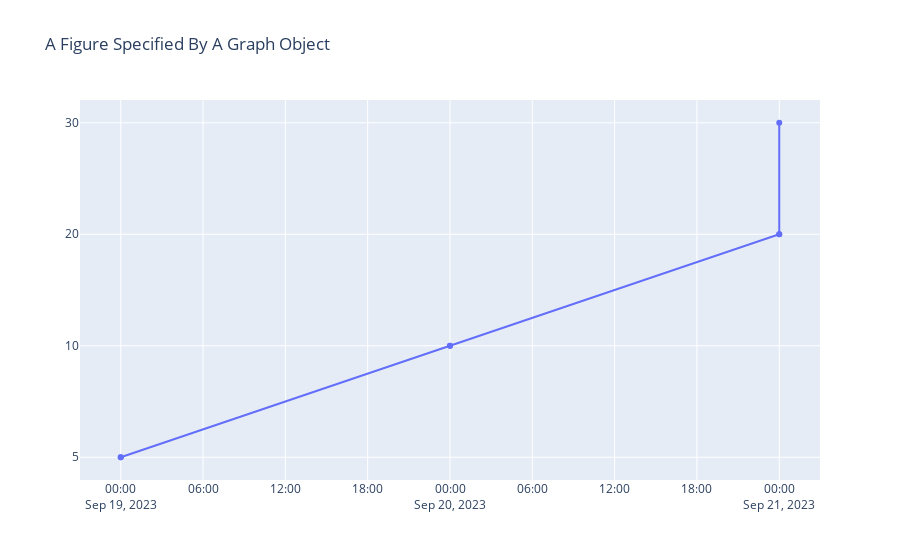

The notebook cell this image was saved under:
### Code cell
import plotly.express as px
import plotly.graph_objects as go

fig = go.Figure(
    data=[go.Line(x=df_synth['date'], y=df_synth['reps'])],
        layout=go.Layout(
        title=go.layout.Title(text="A Figure Specified By A Graph Object")
    )
)
fig.show()

### Figure 1 — Plotly figure (JSON) as saved in the notebook; plotly's stock layout.template omitted (floating-point values rounded to 4 significant figures)
{"data": [{"type": "scatter", "x": ["2023-09-19T00:00:00", "2023-09-19T00:00:00", "2023-09-20T00:00:00", "2023-09-21T00:00:00", "2023-09-20T00:00:00", "2023-09-21T00:00:00", "2023-09-21T00:00:00"], "y": [5, 5, "10", "20", "10", "20", "30"]}], "layout": {"title": {"text": "A Figure Specified By A Graph Object"}}}
